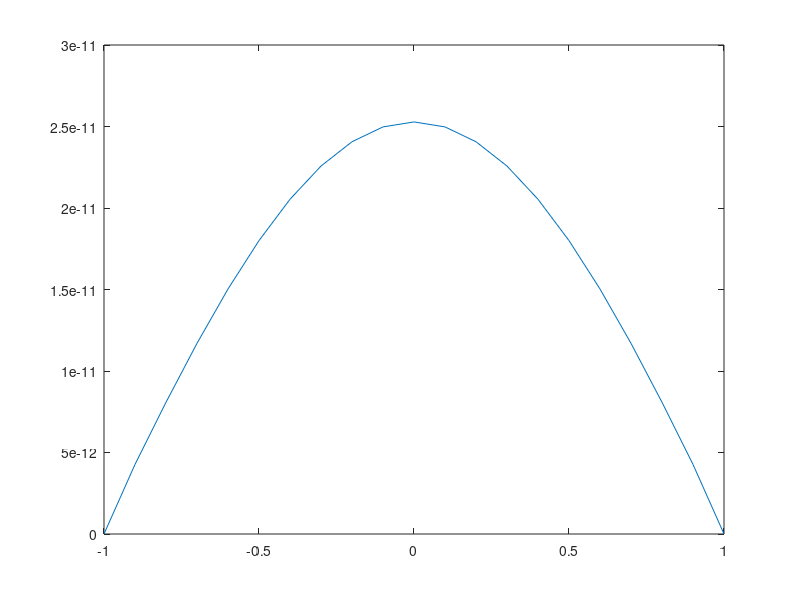

MATLAB code to generate this figure:
h  = 0.1;
k = 0.005;
mu = 0.5;
t = [0:k:10];
t_len = size(t,2)-1;
x = [-1:h:1];
x_len = size(x,2)-1;

dm = [ones(x_len,1).*(-0.5.*mu)];
d0 = [ones(x_len+1,1).*(1+mu)];
dp = [ones(x_len,1).*(-0.5.*mu)];
A = diag(d0)+diag(dm,-1)+diag(dp,1);

u0 = zeros(x_len+1, t_len+1);
u0(:,1) = 1-abs(x);

for i=1:t_len
    
    u0(2:end-1,i+1) = u0(2:end-1,i) + 0.5.*mu.*(u0(3:end,i) - 2.*u0(2:end-1,i) + u0(1:end-2,i));

    b = u0(:,i+1);
    u0(:,i+1) = A\b;
    u0(1,i+1) = 0;
    u0(end,i+1) = 0;
end
figure;
plot(x,u0(:,end));
